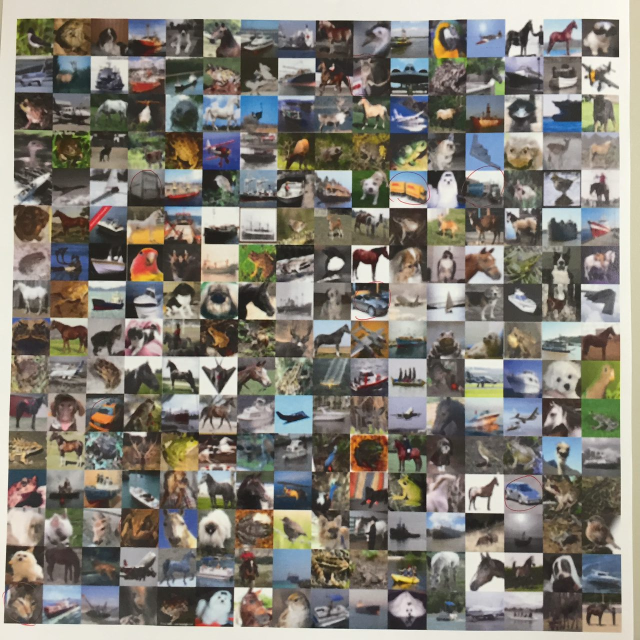
#> input picture Stage3/img/photo967989447477012434.jpg, 1280 x 1280 px (shown at 1/2 size)
$ python -i one.py   (imports and definitions only)   (older library calls are emulated)
#> lines starting #> are read from the running program, lines starting #| are printed output that depends on the picture; after the words box and inside, x2 and y2 are one past the last pixel; in counts of white or black regions, pixels touching at a corner belong together
#> further down, picture is the input picture: shape (1280, 1280, 3); mean B, G, R 117.7, 126.6, 131.2
### Stage3/sk.py
from sklearn.linear_model import LinearRegression, RANSACRegressor
from sklearn.preprocessing import PolynomialFeatures
from sklearn.pipeline import Pipeline
from sklearn.metrics import mean_squared_error
import matplotlib.pyplot as plt
from mpl_toolkits.mplot3d import Axes3D
import numpy as np

# fs = np.load('angs10.npz')
# angs = fs['angles']
# pts = fs['pts']

class ArmCalibrate:
    def __init__(self):
        pass

    # [13 lines left out: function fit, not called in this run]

        # [5 lines of commented-out code are left out]

    def predict(self, ang):
        x, _, y = ang
        return (self.m1 * x + self.b1, self.m2 * y + self.b2)

    def inv_predict(self, pts):
        x, y = pts
        return ((x - self.b1) / self.m1, (y - self.b2) / self.m2)

### Stage3/one.py
import cv2
import matplotlib.pyplot as plt
import numpy as np
import time
import json
import subprocess
import os
import fcntl
import cam

CELL_WIDTH = 32
CELL_HEIGHT = 32
ROWS = 10
COLS = 10
NEW_WIDTH = CELL_WIDTH * COLS
NEW_HEIGHT = CELL_HEIGHT * ROWS

def normalize_image(img):
    gray = cv2.cvtColor(img, cv2.COLOR_BGR2GRAY)
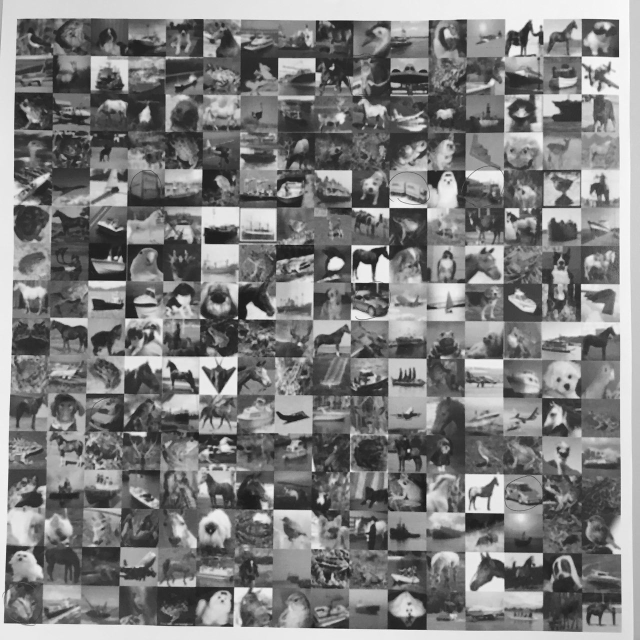
#> gray: shape (1280, 1280) (shown at 1/2 size); min 12, max 254, mean 126.9
    binary = cv2.threshold(gray, 150, 255, cv2.THRESH_BINARY)[1]
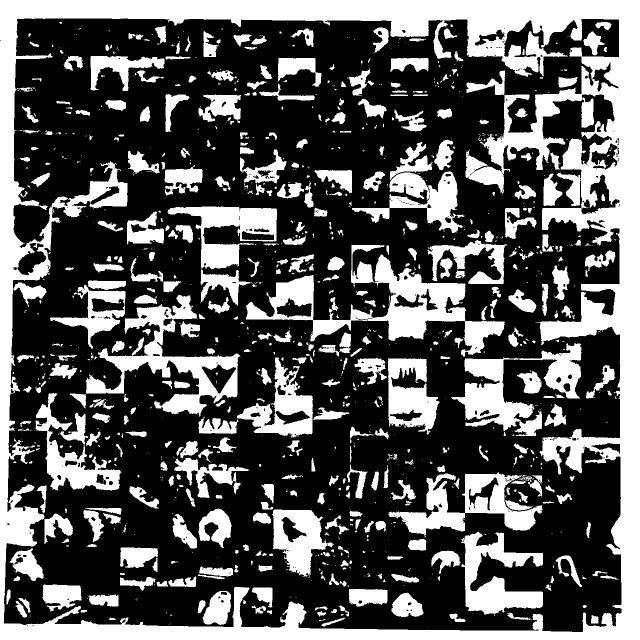
#> binary: shape (1280, 1280) (shown at 1/2 size); 35.1% white; 1185 white regions (712 under 20 px)
    # plt.imshow(binary)
    # plt.show()
    contours = cv2.findContours(binary, cv2.RETR_LIST, cv2.CHAIN_APPROX_SIMPLE)[-2]
#> contours = 1709 contours, 1212 with area under 20; largest, box (x1, y1, x2, y2) and area: (0, 0, 1280, 1280) 1635839, (7, 36, 1244, 1265) 1384856, (492, 509, 1010, 713) 29166, (172, 590, 481, 834) 21332, (902, 687, 1163, 872) 17150

    # cv2.drawContours(img, contours, -1, (255, 0, 0), 10)
    # cv2.imshow('original', img)
    # cv2.waitKey(100)

    real_contour = None

    for i in range(len(contours)):
        area = cv2.contourArea(contours[i]) / (img.shape[0] * img.shape[1])
        if area < 0.1 or area > 0.8 : continue
        real_contour = contours[i]
        epsilon = 0.05 * cv2.arcLength(real_contour, True)
        approx_contour = cv2.approxPolyDP(real_contour, epsilon, True)
        if len(approx_contour) == 4:
            break
        else:
            real_contour = None
#> this loop made 1709 passes
#> area on passes 1 to 3: 1.22e-06, 1.22e-06, 3.66e-06

    if real_contour is None:
        return None, None

    if len(approx_contour) != 4:
        return None, None

    # cv2.drawContours(img, [real_contour], 0, (255, 0, 0), 10)
    # cv2.imshow('cont', img)

    pers_src = np.float32([x[0] for x in approx_contour][:4])
    # print('Edges :', len(approx_contour))
    idx = np.argmin(pers_src[:,0] + pers_src[:,1])
    perm = list(range(idx, 4)) + list(range(0, idx))
    pers_src = pers_src[perm, :]
    pers_dst = np.float32([(0, 0), (NEW_WIDTH, 0), (NEW_WIDTH, NEW_HEIGHT), (0, NEW_HEIGHT)])

    pers_transform = cv2.getPerspectiveTransform(pers_src, pers_dst)

    dst = cv2.warpPerspective(img, pers_transform, (NEW_WIDTH, NEW_HEIGHT))
    return dst, pers_transform

def split_image(img, cw, ch, w, h):
    return [[img[i*cw:(i+1)*cw,j*ch:(j+1)*ch] for j in range(h)] for i in range(w)]

# [4 lines not run here, left out]

# [3 lines that did not run here, left out]

imgpath = '20160724-222718'
imglist = [os.path.join(imgpath, x) for x in os.listdir(imgpath)]

# cam.calibrate(cap)

cnt = 0
pers_transform = None
# [53 lines not run here, left out]
# [1 line that did not run here, left out]

def pTrans(s, m):
    x, y = s
    arr = np.array([[[x, y]]]).astype(float)
    return cv2.perspectiveTransform(arr, m)[0][0]

# [15 lines not run here, left out]

>>> import cv2
>>> picture = cv2.imread('img/photo967989447477012434.jpg')
>>> result = normalize_image(picture)

$ run again, on Stage3/img/collage.png
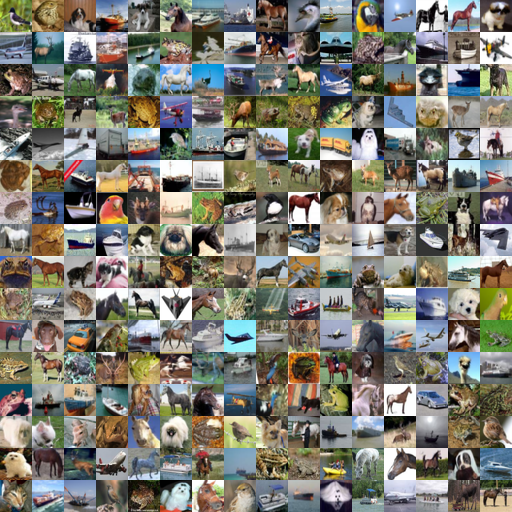
#> input picture Stage3/img/collage.png, 512 x 512 px
#> picture is the input picture: shape (512, 512, 3); mean B, G, R 113.4, 123, 124.8
#> in normalize_image, `gray = cv2.cvtColor(img, cv2.COLOR_BGR2GRAY)`:
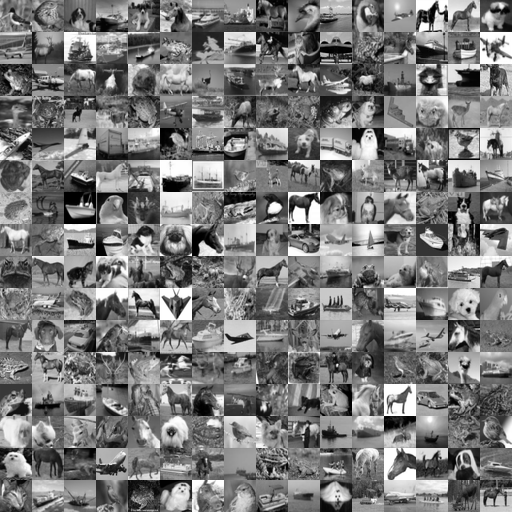
#> gray: shape (512, 512); min 0, max 255, mean 122.4
#> in normalize_image, `binary = cv2.threshold(gray, 150, 255, cv2.THRESH_BINARY)[1]`:
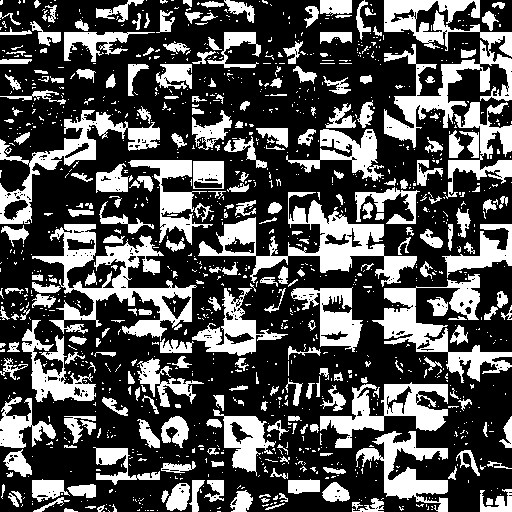
#> binary: shape (512, 512); 32.2% white; 1247 white regions (987 under 20 px)
#> contours = 1641 contours, 1404 with area under 20; largest, box (x1, y1, x2, y2) and area: (384, 0, 512, 148) 5674, (32, 224, 197, 341) 5630, (198, 192, 417, 287) 5310, (372, 274, 512, 383) 3992, (0, 110, 160, 224) 3550
#> the loop in normalize_image, `for i in range(len(contours)):` made 1641 passes
#> area on passes 10 to 12: 1.91e-06, 7.63e-06, 1.91e-06
